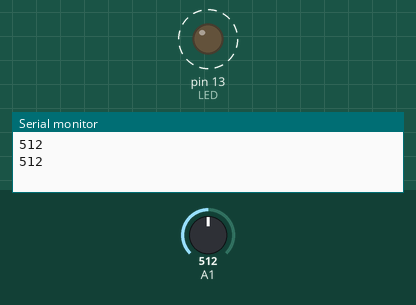
Bench run of a sketch on a simulated Arduino Uno, built with avr-gcc and run on an emulated ATmega328P. On the bench: output pins drawn as LEDs (lit = HIGH), the last lines printed to the serial monitor. Dashed ring = blinking. The test bench sets the inputs (shaded band); at power-on: A1 = 512.

Above: at 1.8 s.
1.9 s: A1 set to 306
At 2.2 s:
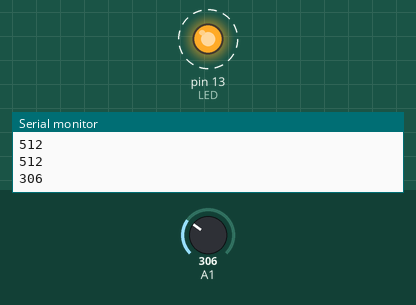
5.4 s: A1 set to 122
At 5.56 s:
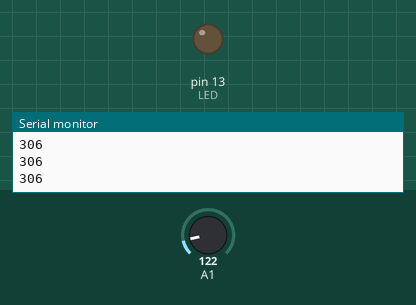
Timing chart, 0 to 14.9 s (numbered marks = the images above; inputs shaded):
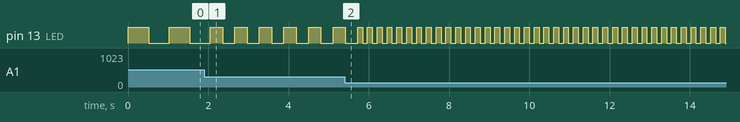

The sketch:

temperatura.ino
```cpp
const  int LED = 13;
int val = 0;


void setup() {
  // put your setup code here, to run once:
  Serial.begin(9600); // configura comunicacao serial
pinMode(LED, OUTPUT);
}

void loop() {
  // put your main code here, to run repeatedly:
val = analogRead(1);
Serial.println(val);
digitalWrite(LED, HIGH);
delay(val);
digitalWrite(LED, LOW);
delay(val);
}
```

Measured:
- after the input at 1.9 s, pin 13 (LED): alternates HIGH for 0.31 s and LOW for 0.31 s, starting after 0.46 s
- by itself, pin 13 (LED): alternates HIGH for 0.51 s and LOW for 0.51 s
